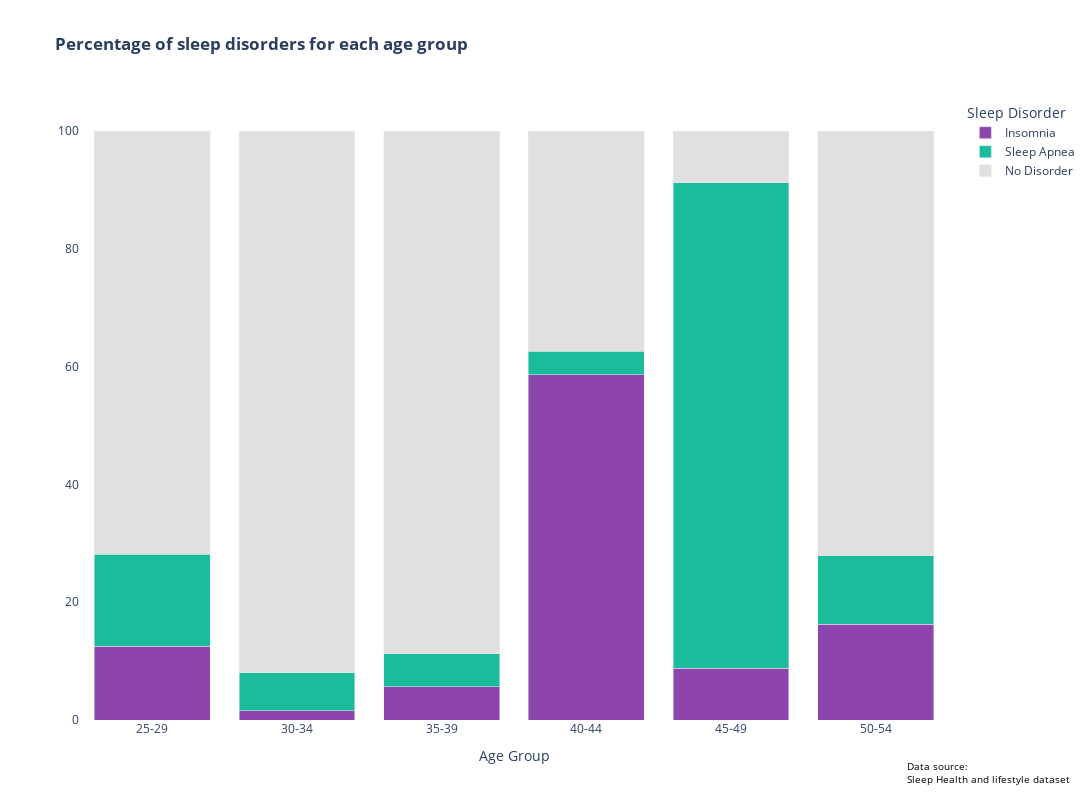

This figure's notebook cell:
### Code cell
# Create the Interactive Plot with specified colors
fig = px.bar(melted_df, x='Age Group', y='Percentage', color='Sleep Disorder', text=None,
             title='<b>Percentage of sleep disorders for each age group</b>',
             labels={'Age Group': 'Age Group', 'Percentage': 'Percentage', 'Sleep Disorder': 'Sleep Disorder'},
             category_orders={'Sleep Disorder': ['Insomnia', 'Sleep Apnea', 'None']},
             color_discrete_map={'Insomnia': '#8e44ad', 'Sleep Apnea': '#1abc9c', 'No Disorder': '#E0E0E0'}
             )

# Update layout for better readability
fig.update_layout(
    barmode='stack',
    xaxis={'categoryorder':'category ascending'},
    yaxis={'title': '', 'tickformat':''},
    plot_bgcolor='rgba(255,255,255,255)', 
    paper_bgcolor='rgba(255,255,255,255)',
    showlegend = True,
    width=1500,  # Adjust the width of the figure
    height=800  # Adjust the height of the figure
)

fig.add_annotation(
    x=0.95,  
    y=-0.06,  
    text="Data source:<br>Sleep Health and lifestyle dataset", 
    showarrow=False,  
    font=dict(size=10, color="black"),  
    align="left",  
    xanchor="left",  
    yanchor="top",  
    xref="paper", 
    yref="paper",  
)

for trace in fig.data:
    trace.customdata = melted_df[melted_df['Sleep Disorder'] == trace.name]['Sleep Disorder']
    trace.hovertemplate = '%{customdata}<br>%{x}<br>%{y:.3f}%'
    trace.hoverlabel = {'namelength': 0}

# Show the plot
fig.show()

### Figure 1 — Plotly figure (JSON) as saved in the notebook; plotly's stock layout.template omitted (floating-point values rounded to 4 significant figures)
{"data": [{"customdata": ["Insomnia", "Insomnia", "Insomnia", "Insomnia", "Insomnia", "Insomnia"], "hoverlabel": {"namelength": 0}, "hovertemplate": "%{customdata}<br>%{x}<br>%{y:.3f}%", "legendgroup": "Insomnia", "marker": {"color": "#8e44ad", "pattern": {"shape": ""}}, "name": "Insomnia", "orientation": "v", "showlegend": true, "textposition": "auto", "type": "bar", "x": ["25-29", "30-34", "35-39", "40-44", "45-49", "50-54"], "xaxis": "x", "y": [12.5, 1.613, 5.634, 58.59, 8.824, 16.28], "yaxis": "y"}, {"customdata": ["Sleep Apnea", "Sleep Apnea", "Sleep Apnea", "Sleep Apnea", "Sleep Apnea", "Sleep Apnea"], "hoverlabel": {"namelength": 0}, "hovertemplate": "%{customdata}<br>%{x}<br>%{y:.3f}%", "legendgroup": "Sleep Apnea", "marker": {"color": "#1abc9c", "pattern": {"shape": ""}}, "name": "Sleep Apnea", "orientation": "v", "showlegend": true, "textposition": "auto", "type": "bar", "x": ["25-29", "30-34", "35-39", "40-44", "45-49", "50-54"], "xaxis": "x", "y": [15.62, 6.452, 5.634, 4.04, 82.35, 11.63], "yaxis": "y"}, {"customdata": ["No Disorder", "No Disorder", "No Disorder", "No Disorder", "No Disorder", "No Disorder"], "hoverlabel": {"namelength": 0}, "hovertemplate": "%{customdata}<br>%{x}<br>%{y:.3f}%", "legendgroup": "No Disorder", "marker": {"color": "#E0E0E0", "pattern": {"shape": ""}}, "name": "No Disorder", "orientation": "v", "showlegend": true, "textposition": "auto", "type": "bar", "x": ["25-29", "30-34", "35-39", "40-44", "45-49", "50-54"], "xaxis": "x", "y": [71.88, 91.94, 88.73, 37.37, 8.824, 72.09], "yaxis": "y"}], "layout": {"annotations": [{"align": "left", "font": {"color": "black", "size": 10}, "showarrow": false, "text": "Data source:<br>Sleep Health and lifestyle dataset", "x": 0.95, "xanchor": "left", "xref": "paper", "y": -0.06, "yanchor": "top", "yref": "paper"}], "barmode": "stack", "height": 800, "legend": {"title": {"text": "Sleep Disorder"}, "tracegroupgap": 0}, "paper_bgcolor": "rgba(255,255,255,255)", "plot_bgcolor": "rgba(255,255,255,255)", "showlegend": true, "title": {"text": "<b>Percentage of sleep disorders for each age group</b>"}, "width": 1500, "xaxis": {"anchor": "y", "categoryorder": "category ascending", "domain": [0, 1], "title": {"text": "Age Group"}}, "yaxis": {"anchor": "x", "domain": [0, 1], "tickformat": "", "title": {"text": ""}}}}
